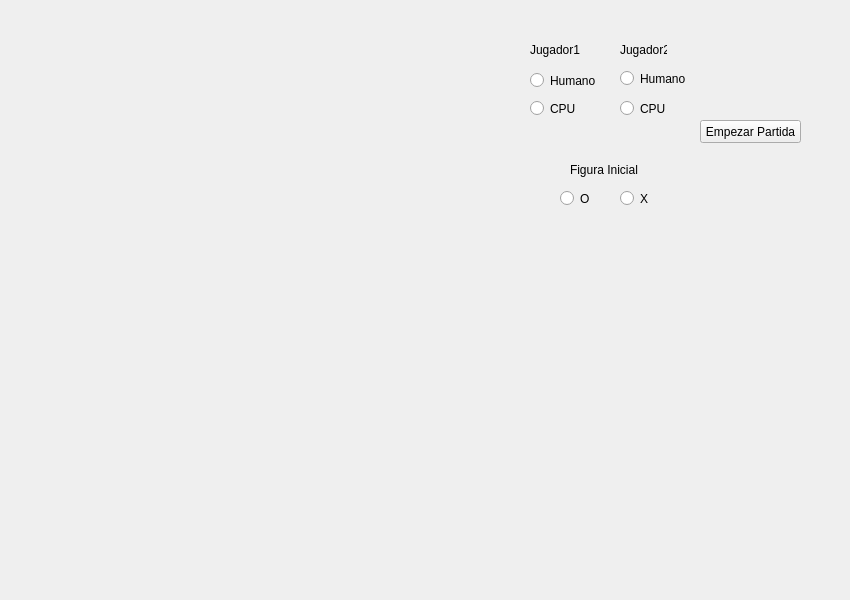
<?xml version="1.0" encoding="UTF-8"?>
<ui version="4.0">
 <class>Gato</class>
 <widget class="QDialog" name="Gato">
  <property name="geometry">
   <rect>
    <x>0</x>
    <y>0</y>
    <width>850</width>
    <height>600</height>
   </rect>
  </property>
  <property name="windowTitle">
   <string>Gato</string>
  </property>
  <widget class="QLabel" name="label_1">
   <property name="geometry">
    <rect>
     <x>100</x>
     <y>40</y>
     <width>110</width>
     <height>110</height>
    </rect>
   </property>
   <property name="text">
    <string/>
   </property>
  </widget>
  <widget class="QLabel" name="label_4">
   <property name="geometry">
    <rect>
     <x>100</x>
     <y>160</y>
     <width>110</width>
     <height>110</height>
    </rect>
   </property>
   <property name="text">
    <string/>
   </property>
  </widget>
  <widget class="QLabel" name="label_5">
   <property name="geometry">
    <rect>
     <x>220</x>
     <y>160</y>
     <width>110</width>
     <height>110</height>
    </rect>
   </property>
   <property name="text">
    <string/>
   </property>
  </widget>
  <widget class="QLabel" name="label_2">
   <property name="geometry">
    <rect>
     <x>220</x>
     <y>40</y>
     <width>110</width>
     <height>110</height>
    </rect>
   </property>
   <property name="text">
    <string/>
   </property>
  </widget>
  <widget class="QLabel" name="label_6">
   <property name="geometry">
    <rect>
     <x>340</x>
     <y>160</y>
     <width>110</width>
     <height>110</height>
    </rect>
   </property>
   <property name="text">
    <string/>
   </property>
  </widget>
  <widget class="QLabel" name="label_7">
   <property name="geometry">
    <rect>
     <x>100</x>
     <y>280</y>
     <width>110</width>
     <height>110</height>
    </rect>
   </property>
   <property name="text">
    <string/>
   </property>
  </widget>
  <widget class="QLabel" name="label_3">
   <property name="geometry">
    <rect>
     <x>340</x>
     <y>40</y>
     <width>110</width>
     <height>110</height>
    </rect>
   </property>
   <property name="text">
    <string/>
   </property>
  </widget>
  <widget class="QLabel" name="label_9">
   <property name="geometry">
    <rect>
     <x>340</x>
     <y>280</y>
     <width>110</width>
     <height>110</height>
    </rect>
   </property>
   <property name="text">
    <string/>
   </property>
  </widget>
  <widget class="QLabel" name="label_8">
   <property name="geometry">
    <rect>
     <x>220</x>
     <y>280</y>
     <width>110</width>
     <height>110</height>
    </rect>
   </property>
   <property name="text">
    <string/>
   </property>
  </widget>
  <widget class="QLabel" name="label_v1">
   <property name="geometry">
    <rect>
     <x>210</x>
     <y>40</y>
     <width>10</width>
     <height>350</height>
    </rect>
   </property>
   <property name="text">
    <string/>
   </property>
  </widget>
  <widget class="QLabel" name="label_v2">
   <property name="geometry">
    <rect>
     <x>330</x>
     <y>40</y>
     <width>10</width>
     <height>350</height>
    </rect>
   </property>
   <property name="text">
    <string/>
   </property>
  </widget>
  <widget class="QLabel" name="label_h1">
   <property name="geometry">
    <rect>
     <x>100</x>
     <y>150</y>
     <width>350</width>
     <height>10</height>
    </rect>
   </property>
   <property name="text">
    <string/>
   </property>
  </widget>
  <widget class="QLabel" name="label_h2">
   <property name="geometry">
    <rect>
     <x>100</x>
     <y>270</y>
     <width>350</width>
     <height>10</height>
    </rect>
   </property>
   <property name="text">
    <string/>
   </property>
  </widget>
  <widget class="QPushButton" name="pushButton_1">
   <property name="geometry">
    <rect>
     <x>100</x>
     <y>40</y>
     <width>110</width>
     <height>110</height>
    </rect>
   </property>
   <property name="mouseTracking">
    <bool>false</bool>
   </property>
   <property name="text">
    <string/>
   </property>
   <property name="default">
    <bool>false</bool>
   </property>
   <property name="flat">
    <bool>true</bool>
   </property>
  </widget>
  <widget class="QPushButton" name="pushButton_2">
   <property name="geometry">
    <rect>
     <x>220</x>
     <y>40</y>
     <width>110</width>
     <height>110</height>
    </rect>
   </property>
   <property name="text">
    <string/>
   </property>
   <property name="flat">
    <bool>true</bool>
   </property>
  </widget>
  <widget class="QPushButton" name="pushButton_3">
   <property name="geometry">
    <rect>
     <x>340</x>
     <y>40</y>
     <width>110</width>
     <height>110</height>
    </rect>
   </property>
   <property name="text">
    <string/>
   </property>
   <property name="flat">
    <bool>true</bool>
   </property>
  </widget>
  <widget class="QPushButton" name="pushButton_4">
   <property name="geometry">
    <rect>
     <x>100</x>
     <y>160</y>
     <width>110</width>
     <height>110</height>
    </rect>
   </property>
   <property name="text">
    <string/>
   </property>
   <property name="flat">
    <bool>true</bool>
   </property>
  </widget>
  <widget class="QLabel" name="label">
   <property name="geometry">
    <rect>
     <x>530</x>
     <y>40</y>
     <width>131</width>
     <height>20</height>
    </rect>
   </property>
   <property name="text">
    <string>Jugador1</string>
   </property>
  </widget>
  <widget class="QLabel" name="label_10">
   <property name="geometry">
    <rect>
     <x>570</x>
     <y>160</y>
     <width>71</width>
     <height>20</height>
    </rect>
   </property>
   <property name="text">
    <string>Figura Inicial</string>
   </property>
  </widget>
  <widget class="QRadioButton" name="radioButton_1">
   <property name="geometry">
    <rect>
     <x>530</x>
     <y>70</y>
     <width>82</width>
     <height>21</height>
    </rect>
   </property>
   <property name="acceptDrops">
    <bool>false</bool>
   </property>
   <property name="text">
    <string>Humano</string>
   </property>
   <property name="autoRepeat">
    <bool>false</bool>
   </property>
   <property name="autoExclusive">
    <bool>false</bool>
   </property>
   <property name="autoRepeatDelay">
    <number>300</number>
   </property>
   <property name="autoRepeatInterval">
    <number>100</number>
   </property>
  </widget>
  <widget class="QRadioButton" name="radioButton_2">
   <property name="geometry">
    <rect>
     <x>530</x>
     <y>100</y>
     <width>82</width>
     <height>17</height>
    </rect>
   </property>
   <property name="text">
    <string>CPU</string>
   </property>
   <property name="autoRepeat">
    <bool>false</bool>
   </property>
   <property name="autoExclusive">
    <bool>false</bool>
   </property>
   <property name="autoRepeatDelay">
    <number>300</number>
   </property>
   <property name="autoRepeatInterval">
    <number>100</number>
   </property>
  </widget>
  <widget class="QRadioButton" name="radioButton_5">
   <property name="geometry">
    <rect>
     <x>560</x>
     <y>190</y>
     <width>82</width>
     <height>17</height>
    </rect>
   </property>
   <property name="text">
    <string>O</string>
   </property>
   <property name="autoExclusive">
    <bool>false</bool>
   </property>
  </widget>
  <widget class="QRadioButton" name="radioButton_6">
   <property name="geometry">
    <rect>
     <x>620</x>
     <y>190</y>
     <width>82</width>
     <height>17</height>
    </rect>
   </property>
   <property name="text">
    <string>X</string>
   </property>
   <property name="autoExclusive">
    <bool>false</bool>
   </property>
  </widget>
  <widget class="QPushButton" name="pushButton">
   <property name="geometry">
    <rect>
     <x>700</x>
     <y>120</y>
     <width>101</width>
     <height>23</height>
    </rect>
   </property>
   <property name="text">
    <string>Empezar Partida</string>
   </property>
  </widget>
  <widget class="QLabel" name="label_11">
   <property name="geometry">
    <rect>
     <x>620</x>
     <y>40</y>
     <width>47</width>
     <height>20</height>
    </rect>
   </property>
   <property name="text">
    <string>Jugador2</string>
   </property>
  </widget>
  <widget class="QRadioButton" name="radioButton_3">
   <property name="geometry">
    <rect>
     <x>620</x>
     <y>70</y>
     <width>82</width>
     <height>17</height>
    </rect>
   </property>
   <property name="text">
    <string>Humano</string>
   </property>
   <property name="autoExclusive">
    <bool>false</bool>
   </property>
  </widget>
  <widget class="QRadioButton" name="radioButton_4">
   <property name="geometry">
    <rect>
     <x>620</x>
     <y>100</y>
     <width>82</width>
     <height>17</height>
    </rect>
   </property>
   <property name="text">
    <string>CPU</string>
   </property>
   <property name="autoExclusive">
    <bool>false</bool>
   </property>
  </widget>
  <widget class="QPushButton" name="pushButton_5">
   <property name="geometry">
    <rect>
     <x>220</x>
     <y>160</y>
     <width>110</width>
     <height>110</height>
    </rect>
   </property>
   <property name="text">
    <string/>
   </property>
   <property name="flat">
    <bool>true</bool>
   </property>
  </widget>
  <widget class="QPushButton" name="pushButton_6">
   <property name="geometry">
    <rect>
     <x>340</x>
     <y>160</y>
     <width>110</width>
     <height>110</height>
    </rect>
   </property>
   <property name="text">
    <string/>
   </property>
   <property name="flat">
    <bool>true</bool>
   </property>
  </widget>
  <widget class="QPushButton" name="pushButton_7">
   <property name="geometry">
    <rect>
     <x>100</x>
     <y>280</y>
     <width>110</width>
     <height>110</height>
    </rect>
   </property>
   <property name="mouseTracking">
    <bool>false</bool>
   </property>
   <property name="text">
    <string/>
   </property>
   <property name="flat">
    <bool>true</bool>
   </property>
  </widget>
  <widget class="QPushButton" name="pushButton_8">
   <property name="geometry">
    <rect>
     <x>220</x>
     <y>280</y>
     <width>110</width>
     <height>110</height>
    </rect>
   </property>
   <property name="text">
    <string/>
   </property>
   <property name="flat">
    <bool>true</bool>
   </property>
  </widget>
  <widget class="QPushButton" name="pushButton_9">
   <property name="geometry">
    <rect>
     <x>340</x>
     <y>280</y>
     <width>110</width>
     <height>110</height>
    </rect>
   </property>
   <property name="text">
    <string/>
   </property>
   <property name="flat">
    <bool>true</bool>
   </property>
  </widget>
  <widget class="QLabel" name="label_12">
   <property name="geometry">
    <rect>
     <x>490</x>
     <y>330</y>
     <width>300</width>
     <height>200</height>
    </rect>
   </property>
   <property name="text">
    <string/>
   </property>
  </widget>
 </widget>
 <layoutdefault spacing="6" margin="11"/>
 <resources/>
 <connections/>
</ui>
